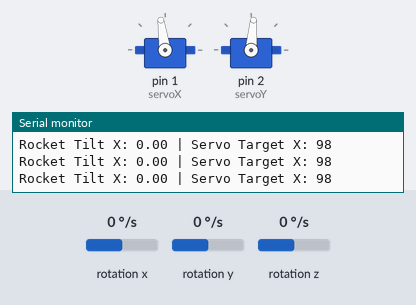
Bench run of a sketch on a simulated Arduino Uno, built with avr-gcc and run on an emulated ATmega328P. Shown: 2 × servo, the last lines printed to the serial monitor. Wiring (inferred from the names in the program): MPU-6050 motion sensor at I2C address 0x68. Inputs (shaded band) come from the test bench; at power-on: rotation x 0 °/s, rotation y 0 °/s, rotation z 0 °/s.

Above: at 3.2 s.
3.3 s: rotation x set to -100 °/s
At 4.6 s:
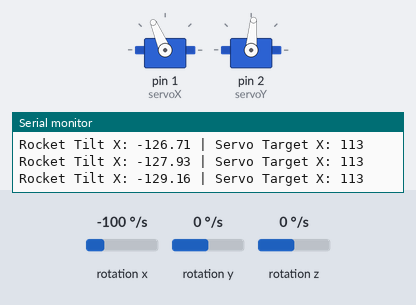
5.1 s: rotation y set to 12 °/s
At 7.6 s:
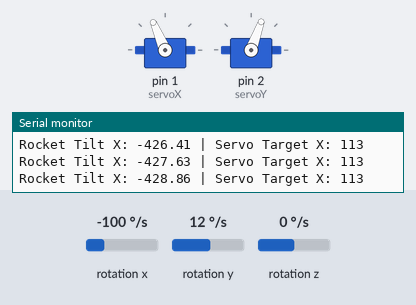
8.1 s: rotation x set to 192 °/s
At 11.0 s:
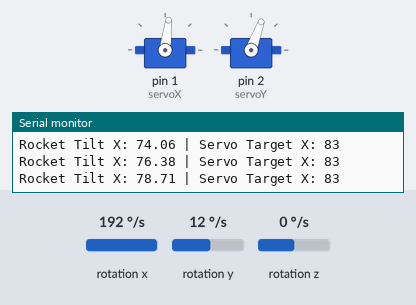
11.1 s: rotation y set to -192 °/s
At 12.5 s:
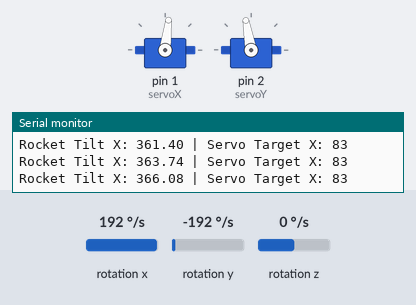
13.0 s: rotation x set to -192 °/s
At 16.3 s:
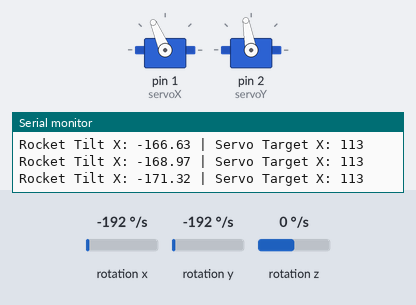
Timing chart, 0 to 17.0 s (numbered marks = the images above; inputs shaded):
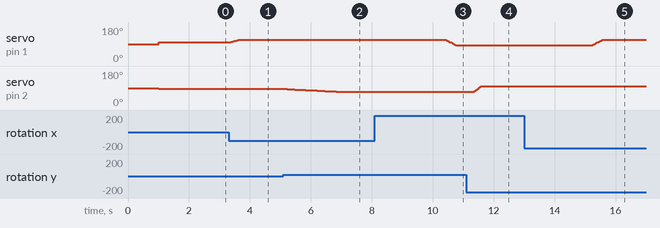

The sketch:

P-controller_TVC_aug8b.ino
```cpp
#include <Servo.h>
#include <Wire.h>

Servo servoX;
Servo servoY;

// The universal hardware address for your MPU6050 sensor
const int MPU_ADDR = 0x68;

// =========================================================================
//  YOUR VERIFIED HARDWARE CALIBRATION TUNING VARIABLES
// =========================================================================
const int CALIBRATED_CENTER_X = 98; // Keeps your mount physically straight
const int CALIBRATED_CENTER_Y = 85;

// Your verified mechanical multiplier that matches the Y-axis range to X
const float AXIS_Y_MULTIPLIER = 1.50;

// The maximum degrees the computer is allowed to tilt the engine (safety wall)
const int MAX_TVC_TILT_LIMIT = 15;

// =========================================================================
//  CONTROL PARAMETERS (STABILIZATION SENSITIVITY)
// =========================================================================
// This multiplier controls how aggressively the servos react to movements.
// If the gimbal under-corrects, increase this. If it shakes, decrease it.
const float STABILIZATION_GAIN = 0.45;

// Timing variables to track the precise execution speed of the loop
unsigned long lastTime = 0;
float angleX = 0.0;
float angleY = 0.0;

void setup() {
  Serial.begin(115200);
  delay(1000);
  Serial.println("--- Teensy 4.1 Active TVC Stabilization Loop ---");

  // Attach the control channels to your signal pins
  servoX.attach(1);
  servoY.attach(2);

  // Initialize native I2C lines
  Wire.begin();
  Wire.setClock(100000);

  // Wake up the MPU6050 by writing to its Power Management Register (0x6B)
  Wire.beginTransmission(MPU_ADDR);
  Wire.write(0x6B);
  Wire.write(0);
  byte error = Wire.endTransmission();

  if (error != 0) {
    Serial.println("Error: Direct I2C sensor link failed!");
    while (1) { delay(10); }
  }
  Serial.println("MPU6050 Sensor initialized successfully via direct registers.");

  // Command both servos to lock into their home targets on startup
  servoX.write(CALIBRATED_CENTER_X);
  servoY.write(CALIBRATED_CENTER_Y);

  delay(1000);
  lastTime = micros(); // Capture starting clock cycle timestamp
  Serial.println("--> ACTIVE FLIGHT MODE STANDBY: Pick up your sensor and tilt it!");
}

void loop() {
  // 1. Calculate time delta (dt) since the last loop iteration
  unsigned long currentTime = micros();
  float dt = (currentTime - lastTime) / 1000000.0; // Convert microseconds to seconds
  lastTime = currentTime;

  // 2. Query 6 bytes of data starting from the raw Gyroscope Register (0x43)
  Wire.beginTransmission(MPU_ADDR);
  Wire.write(0x43);
  Wire.endTransmission(false);
  Wire.requestFrom(MPU_ADDR, 6, true);

  // Read raw 16-bit registers for X, Y, and Z axes
  int16_t rawX = (Wire.read() << 8) | Wire.read();
  int16_t rawY = (Wire.read() << 8) | Wire.read();
  int16_t rawZ = (Wire.read() << 8) | Wire.read();

  // Convert raw integers into standard Degrees Per Second (DPS)
  float gyroX = rawX / 131.0;
  float gyroY = rawY / 131.0;

  // 3. Mathematical Integration: Update relative tilt tracking angles
  angleX += gyroX * dt;
  angleY += gyroY * dt;

  // 4. Calculate Feedback Correction: Oppose the motion with a negative sign
  // Multiplying by STABILIZATION_GAIN translates tilt angles into servo commands
  float correctionX = -angleX * STABILIZATION_GAIN;
  float correctionY = -angleY * STABILIZATION_GAIN;

  // Apply your verified structural Y-axis mechanical scaling factor
  float scaledCorrectionY = correctionY * AXIS_Y_MULTIPLIER;

  // Constrain calculations strictly within your physical 15-degree walls
  int finalOffsetX = constrain((int)correctionX, -MAX_TVC_TILT_LIMIT, MAX_TVC_TILT_LIMIT);
  int finalOffsetY = constrain((int)scaledCorrectionY, -MAX_TVC_TILT_LIMIT, MAX_TVC_TILT_LIMIT);

  // 5. Add corrections to your home coordinates to generate final servo targets
  int targetServoX = CALIBRATED_CENTER_X + finalOffsetX;
  int targetServoY = CALIBRATED_CENTER_Y + finalOffsetY;

  // Send the real-time tracking signals to the hardware
  servoX.write(targetServoX);
  servoY.write(targetServoY);

  // Debug Print: View the active data tracking outputs on your monitor
  Serial.print("Rocket Tilt X: "); Serial.print(angleX);
  Serial.print(" | Servo Target X: "); Serial.println(targetServoX);

  delay(10); // Loop updates at roughly 100Hz (Real-time speed)
}
```

Measured:
- after the input at 3.3 s, servo on pin 1 (servoX): moves from 98° to 113° over 0.32 s, starting at once
- after the input at 5.1 s, servo on pin 2 (servoY): moves from 85° to 70° over 1.7 s, starting after 0.13 s
- after the input at 8.1 s, servo on pin 1 (servoX): moves from 113° to 83° over 0.35 s, starting after 2.3 s
- after the input at 11.1 s, servo on pin 2 (servoY): moves from 70° to 100° over 0.23 s, starting after 0.26 s
- after the input at 13.0 s, servo on pin 1 (servoX): moves from 83° to 113° over 0.35 s, starting after 2.2 s
